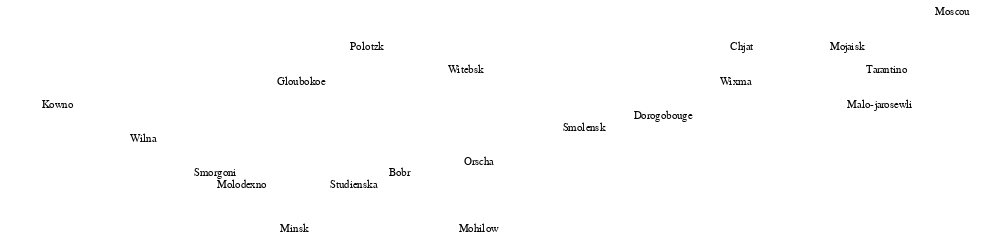

The notebook cell this image was saved under:
### Code cell
cities_chart

### Figure 1 — Vega-Lite specification as saved in the notebook (floating-point values rounded to 4 significant figures)
{"config": {"view": {"continuousWidth": 400, "continuousHeight": 300}}, "data": {"name": "data-6563b70ea63495b8efa0b7cd82a765cb"}, "mark": {"type": "text", "dx": 10, "font": "sans-serif", "fontSize": 10, "fontStyle": "sans-serif"}, "encoding": {"latitude": {"field": "Latitude", "type": "quantitative"}, "longitude": {"field": "Longitude", "type": "quantitative"}, "text": {"type": "nominal", "field": "city"}}, "height": 200, "projection": {"type": "mercator"}, "width": 900, "$schema": "https://vega.github.io/schema/vega-lite/v4.0.2.json", "datasets": {"data-6563b70ea63495b8efa0b7cd82a765cb": [{"Longitude": 24.0, "Latitude": 55.0, "city": "Kowno"}, {"Longitude": 25.3, "Latitude": 54.7, "city": "Wilna"}, {"Longitude": 26.4, "Latitude": 54.4, "city": "Smorgoni"}, {"Longitude": 26.8, "Latitude": 54.3, "city": "Molodexno"}, {"Longitude": 27.7, "Latitude": 55.2, "city": "Gloubokoe"}, {"Longitude": 27.6, "Latitude": 53.9, "city": "Minsk"}, {"Longitude": 28.5, "Latitude": 54.3, "city": "Studienska"}, {"Longitude": 28.7, "Latitude": 55.5, "city": "Polotzk"}, {"Longitude": 29.2, "Latitude": 54.4, "city": "Bobr"}, {"Longitude": 30.2, "Latitude": 55.3, "city": "Witebsk"}, {"Longitude": 30.4, "Latitude": 54.5, "city": "Orscha"}, {"Longitude": 30.4, "Latitude": 53.9, "city": "Mohilow"}, {"Longitude": 32.0, "Latitude": 54.8, "city": "Smolensk"}, {"Longitude": 33.2, "Latitude": 54.9, "city": "Dorogobouge"}, {"Longitude": 34.3, "Latitude": 55.2, "city": "Wixma"}, {"Longitude": 34.4, "Latitude": 55.5, "city": "Chjat"}, {"Longitude": 36.0, "Latitude": 55.5, "city": "Mojaisk"}, {"Longitude": 37.6, "Latitude": 55.8, "city": "Moscou"}, {"Longitude": 36.6, "Latitude": 55.3, "city": "Tarantino"}, {"Longitude": 36.5, "Latitude": 55.0, "city": "Malo-jarosewli"}]}}
